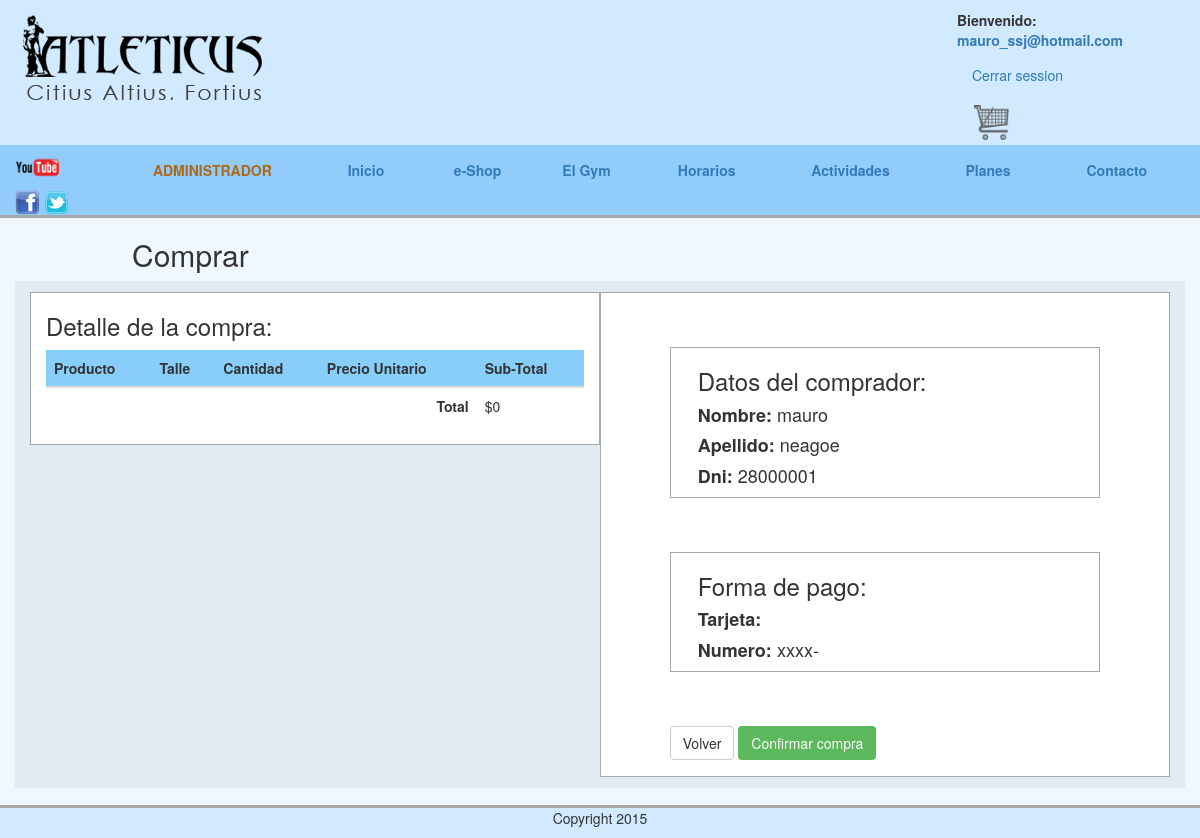
Screenshot of /comprar3.php (signed in) with the database file from the repository.
### models/datos-usuario.php (called while the page is built, shortened)
<?php
require("connection.php");
class DatosUsuario
{
    private $connection;
    public function __construct(){
        $this->connection = Connection::getInstance();
    }
    public function getDatosPersonales($idUsuario){
        $query = "SELECT id_datos_usuario,
                            id_usuario,
                            datos_usuario_nombre,
                            datos_usuario_apellido,
                            datos_usuario_dni,
                            datos_usuario_direccion,
                            datos_usuario_cp,
                            datos_usuario_localidad,
                            datos_usuario_telefono
                    FROM `datos-usuario`
                    WHERE id_usuario = '$idUsuario'";
        $datos = $this->connection->query($query);
        return $datos->fetch_assoc();
    }
    public function getDatosTarjeta($idTipoTarjeta){
        $query = "SELECT tarjetas_tipo
                    FROM `tarjetas-tipo`
                    WHERE id_tarjetas_tipo = '$idTipoTarjeta'";
        $datos = $this->connection->query($query);
        return $datos->fetch_assoc();
    }
}

### models/connection.php (called while the page is built, shortened)
<?php
class Connection extends MySQLi {
     private static $instance = null ;
     public static function getInstance(){
         if (self::$instance == null){
             self::$instance = new self(self::HOST, self::USER, self::PASSWORD, self::DATABASE);
             self::$instance->query("SET NAMES 'utf8'");
         }
         return self::$instance ;
     }
}

### comprar3.php (the view, shortened to what this page needs)
<?php
    require("partials/header.php");
    require("models/datos-usuario.php");
    $du = new DatosUsuario;
    $datos = $du->getDatosPersonales($_SESSION["usuario"]["id"]);
    $datosTarjeta = $du->getDatosTarjeta($_SESSION["tarjeta"]["idtipo-tarjeta"]);
?>
        <div class="container-fluid cuerpo">
            <h2 class="titulo-cuerpo">Comprar</h2>
            <div class="container cuerpo-comprar">
                <div class="col-md-6 detalle-compra">
                    <h3>Detalle de la compra:</h3>
                    <table id="detalle-carrito" class="table table-hover">
                        <thead>
                            <tr>
                                <th>Producto</th>
                                <th>Talle</th>
                                <th>Cantidad</th>
                                <th>Precio Unitario</th>
                                <th>Sub-Total</th>
                            </tr>
                        </thead>
                        <tbody id="body-micarrito">
                            <?php
                                $total = 0;
                            ?>
                            <tr>
                                <td colspan="4">
                                    <span class="pull-right"><b>Total</b></span>
                                </td>
                                <td>
                                    <span>$<?php echo $total ?></span>
                                </td>
                            </tr>
                        </tbody>
                    </table>
                </div>
                <div class="col-md-6 pagos">
                    <div class="row datos-comprador">
                        <h3>Datos del comprador:</h3>
                        <h4><b>Nombre:</b> <?php echo $datos["datos_usuario_nombre"]?></h4>
                        <h4><b>Apellido:</b> <?php echo $datos["datos_usuario_apellido"]?></h4>
                        <h4><b>Dni:</b> <?php echo $datos["datos_usuario_dni"]?></h4>
                    </div>
                    <div class="row forma-pago">
                        <h3>Forma de pago:</h3>
                        <h4><b>Tarjeta:</b> <?php echo $datosTarjeta["tarjetas_tipo"]?></h4>
                        <h4><b>Numero:</b> <?php echo "xxxx-".substr($_SESSION["tarjeta"]["numero-tarjeta"], 12); ?></h4>
                    </div>
                    <form id="btn-comprar" method="post" action="actions/api-realizar-compra.php">
                        <a href="comprar2.php">
                            <button type="button" class="btn btn-default">Volver</button>
                        </a>
                        <button name="action" value="comprar" type="submit" class="btn btn-success" >Confirmar compra</button>
                    </form>
                </div>
            </div>
        </div>
<?php require("partials/footer.php"); ?>

### css/main.css (style rules this page uses)
.cuerpo .titulo-cuerpo { margin-left: 240px; }

### css/mainMauro.css (style rules this page uses)
.cuerpo-micarrito, .cuerpo-comprar { background-color: #e1ebf4; margin-bottom: 50px; }
.cuerpo-comprar .facturacion, .detalle-compra { border-style: solid; border-width: thin; border-color: #a6a8aa; margin-top: 1%; margin-bottom: 1%; background-color: white; }
.cuerpo-comprar .retiro, .pagos { border-style: solid; border-width: thin; border-color: #a6a8aa; margin-top: 1%; margin-bottom: 1%; background-color: white; }
.contenedor-principal .row-cuerpo h2 { margin-left: 10%; }
#body-micarrito td { vertical-align: middle; }
.table_reservas, .table_calificaciones, .table_mis_compras, .table_mis_actividades, #detalle-carrito tr { background-color: white; }
#detalle-carrito th { background-color: lightskyblue }
div .datos-comprador, .forma-pago { margin: 10%; padding-left: 5%; border-style: solid; border-width: thin; border-color: #a6a8aa; }
#btn-comprar { margin-bottom: 3%; margin-left: 10%; }

### css/standalone.css (style rules this page uses)
.btn { cursor: pointer; -webkit-user-select: none; -moz-user-select: none; -ms-user-select: none; user-select: none; background-image: none; border: 1px solid transparent; }
.btn-default { color: #333; background-color: #fff; border-color: #ccc; }

### rows the page displays
datos-usuario: datos_usuario_nombre "mauro", datos_usuario_apellido "neagoe", datos_usuario_dni "28000001"

### other values shown
$_SESSION["usuario"]["email"] "mauro_ssj@hotmail.com"
$total "0"
